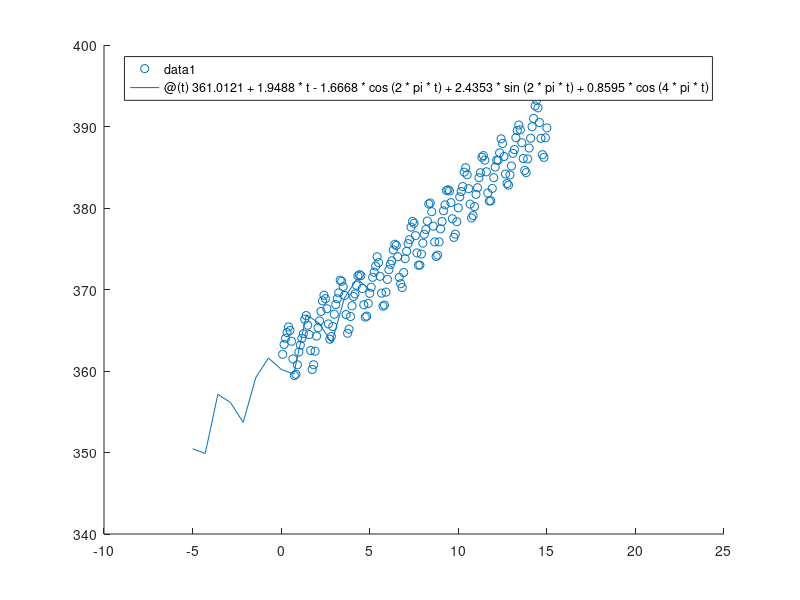

This chart was generated by the following MATLAB code:
% =======================================================================
% Least Squares Fit of concentration of Atmospheric CO2 measured from
% Mauna Loa, Hawaii from Jan 1996 to Dec 2010 in parts per million by
% volume (ppv)
% 
% Authors: Aidan Sirbu, Katie Brown
% ========================================================================
% Model used for least squares:
% f(t)=c1+c2*t+c3*cos(2pi*t)+c4*sin(2pi*t)+c5*cos(4pi*t)

% month represents a column matrix with number of months from
% Jan 1996 to Dec 2010
month = [];
for i=1:180
   month = [month; i/12];
end

% CO2Matrix represents a column matrix with the CO2 levels in ppv by month from Jan 1996 to Dec 2010
CO2=[362.05;363.25;364.02;364.72;365.41;364.97;363.65;361.48;359.45;359.60;360.76;362.33;363.18;364.00;364.57;366.35;366.80;365.62;364.47;362.51;360.19;360.77;362.43;364.28;365.32;366.15;367.31;368.61;369.30;368.87;367.64;365.78;363.90;364.23;365.46;366.97;368.15;368.87;369.59;371.14;371.00;370.35;369.27;366.93;364.63;365.13;366.68;368.00;369.14;369.46;370.52;371.66;371.82;371.70;370.12;368.12;366.62;366.73;368.29;369.53;370.28;371.50;372.12;372.87;374.02;373.30;371.62;369.55;367.96;368.09;369.68;371.24;372.43;373.09;373.52;374.86;375.55;375.40;374.02;371.49;370.71;370.25;372.08;373.78;374.68;375.63;376.11;377.65;378.35;378.13;376.61;374.49;372.98;373.00;374.35;375.69;376.78;377.36;378.40;380.50;380.61;379.55;377.77;375.84;374.05;374.22;375.84;377.44;378.34;379.66;380.38;382.14;382.24;382.10;380.66;378.68;376.40;376.79;378.32;380.02;381.37;382.02;382.63;384.40;384.94;384.08;382.37;380.48;378.78;379.07;380.17;381.67;382.49;383.72;384.33;386.23;386.43;385.87;384.44;381.84;380.86;380.88;382.40;383.72;385.02;385.87;385.85;386.77;388.49;387.92;386.32;384.17;383.00;382.81;384.06;385.15;386.71;387.17;388.62;389.51;390.18;389.60;388.01;386.07;384.61;384.34;386.02;387.36;388.56;389.98;390.99;392.52;393.22;392.29;390.49;388.55;386.54;386.21;388.61;389.83];

% Define coefficient matrix
A = zeros(180,5);
for i=1:180
    A(i,1) = 1;
    A(i,2) = month(i,:);
    A(i,3) = cos(2*pi*month(i,:));
    A(i,4) = sin(2*pi*month(i,:));
    A(i,5) = cos(4*pi*month(i,:));
end

% Normal equations
ATA = transpose(A)*A;
ATb = transpose(A)*CO2;
c = ATA\ATb;

% RMSE
r = CO2-A*c;
SE = 0;
for i=1:180
    SE = SE + r(i)^2;
end
RMSE = (SE/180)^(0.5);

% Plotting
scatter(month, CO2);
hold on
leastSquaresFunc = @(t)361.0121+1.9488*t-1.6668*cos(2*pi*t)+2.4353*sin(2*pi*t)+0.8595*cos(4*pi*t);
fplot(leastSquaresFunc);
xlim([-10 25]);